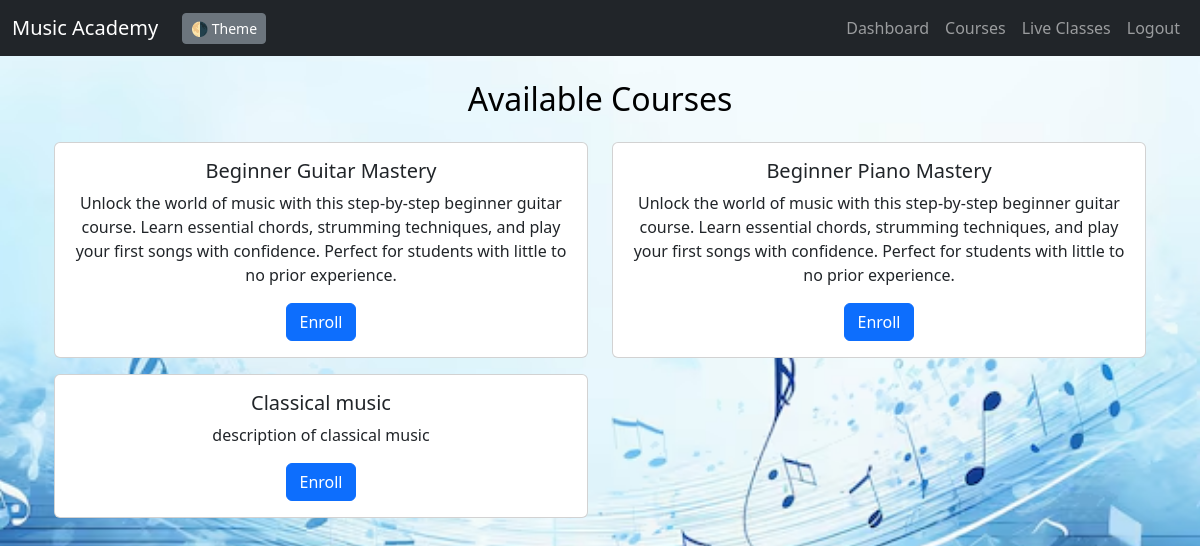
The page /student_course_list/ (signed in) on the database its author committed.
### base/models.py (models this page shows, shortened)
class Course(models.Model):
    title = models.CharField(max_length=200)
    description = models.TextField()
    teacher = models.ForeignKey(User, on_delete=models.CASCADE, limit_choices_to={'role': 'teacher'})
    slug = models.SlugField(unique=True, blank=True)

### base/views.py (the view)
# urls.py: path('student_course_list/', views.student_course_list, name='student_course_list'),
@login_required
@user_passes_test(is_student)
def student_course_list(request):
    courses = Course.objects.all()
    return render(request, 'student_course_list.html', {'courses': courses})

### base/views.py (called while the page is built)
def is_student(user):
    return user.role == 'student'

### base/templates/student_course_list.html
{% extends 'main.html' %}
{% block content %}
<div class="container mt-4">
  <h2 class="mb-4">Available Courses</h2>
  <div class="row">
    {% for course in courses %}
      <div class="col-md-6 mb-3">
        <div class="card">
          <div class="card-body">
            <h5 class="card-title">{{ course.title }}</h5>
            <p class="card-text">{{ course.description }}</p>
            <a href="{% url 'enroll_course' course.id %}" class="btn btn-primary">Enroll</a>
          </div>
        </div>
      </div>
    {% endfor %}
  </div>
</div>
{% endblock %}

### rows shown on the page
Course: title "Beginner Guitar Mastery", description "Unlock the world of music with this step-by-step beginner guitar course. Learn essential chords, strumming techniques, and play your first songs with confidence. Perfect for students with little to no prior experience."
Course: title "Beginner Piano Mastery", description "Unlock the world of music with this step-by-step beginner guitar course. Learn essential chords, strumming techniques, and play your first songs with confidence. Perfect for students with little to no prior experience."
Course: title "Classical music", description "description of classical music"
